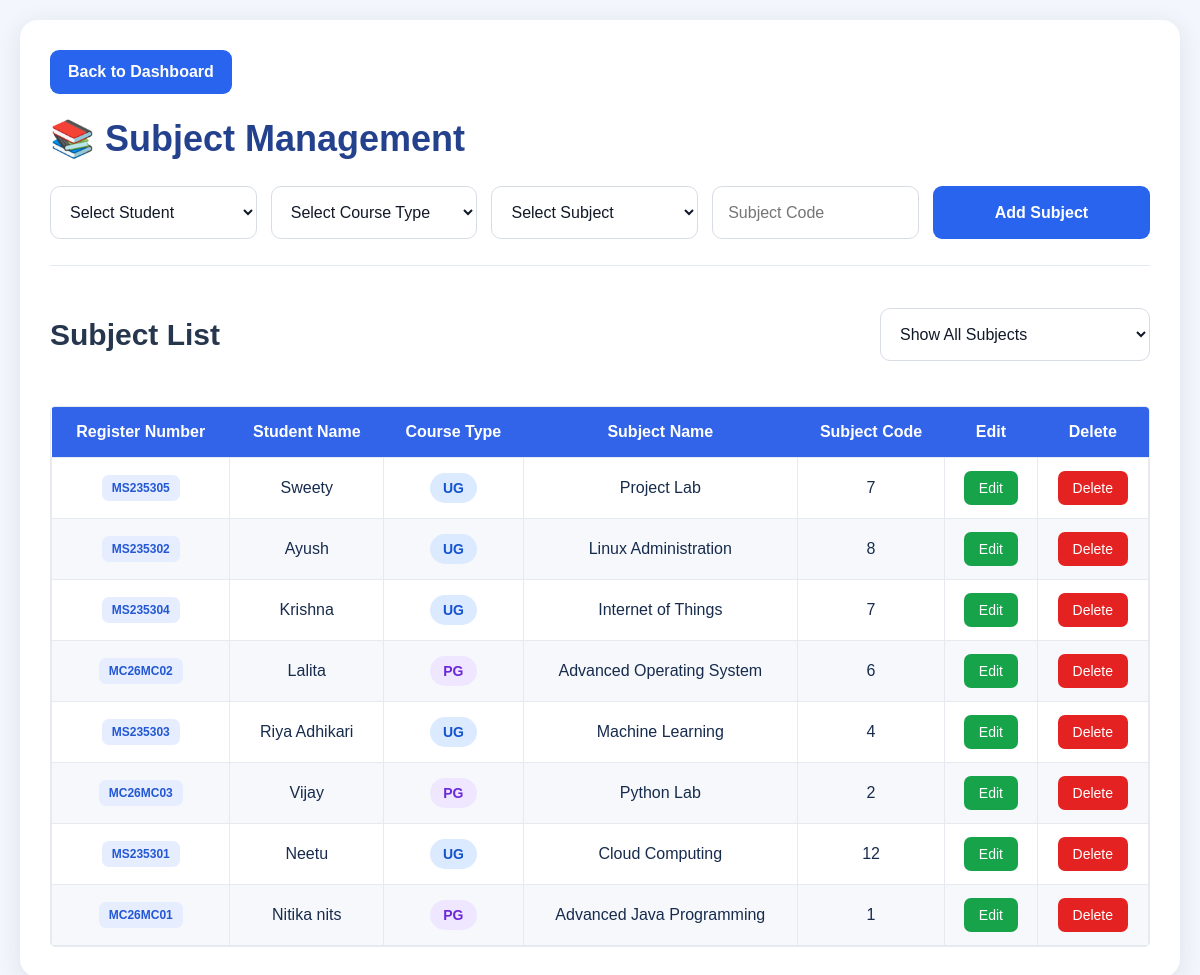
/subjects (signed in), run on the app's committed database.
### tables this page shows
CREATE TABLE subjects (
            id INTEGER PRIMARY KEY AUTOINCREMENT,
            student_name TEXT,
            subject_name TEXT NOT NULL,
            subject_code TEXT,
            course_type TEXT DEFAULT 'UG'
        );

CREATE TABLE students (
            id INTEGER PRIMARY KEY AUTOINCREMENT,
            name TEXT NOT NULL,
            email TEXT,
            course TEXT,
            semester TEXT,
            course_type TEXT DEFAULT 'UG'
        , student_code TEXT);

### app.py (the view, shortened to what this page needs)
@app.route("/subjects", methods=["GET", "POST"])
def subjects():
    conn = get_db()
    try:
        students_data = conn.execute("""
            SELECT
                id,
                name,
                email,
                course,
                semester,
                UPPER(TRIM(COALESCE(course_type, 'UG'))) AS course_type,
                student_code
            FROM students
            ORDER BY name
        """).fetchall()
        course_filter = valid_course_type(
            request.args.get("course_type")
        )
        if course_filter:
            subjects_data = conn.execute("""
                SELECT
                    sub.id,
                    sub.student_name,
                    sub.subject_name,
                    sub.subject_code,
                    UPPER(TRIM(COALESCE(sub.course_type, 'UG')))
                        AS course_type,
                    s.student_code
                FROM subjects AS sub
                LEFT JOIN students AS s
                    ON LOWER(TRIM(s.name)) =
                       LOWER(TRIM(sub.student_name))
                   AND UPPER(TRIM(COALESCE(s.course_type, 'UG'))) =
                       UPPER(TRIM(COALESCE(sub.course_type, 'UG')))
                WHERE UPPER(TRIM(COALESCE(sub.course_type, 'UG'))) = ?
                ORDER BY sub.id DESC
            """, (course_filter,)).fetchall()
        else:
            subjects_data = conn.execute("""
                SELECT
                    sub.id,
                    sub.student_name,
                    sub.subject_name,
                    sub.subject_code,
                    UPPER(TRIM(COALESCE(sub.course_type, 'UG')))
                        AS course_type,
                    s.student_code
                FROM subjects AS sub
                LEFT JOIN students AS s
                    ON LOWER(TRIM(s.name)) =
                       LOWER(TRIM(sub.student_name))
                   AND UPPER(TRIM(COALESCE(s.course_type, 'UG'))) =
                       UPPER(TRIM(COALESCE(sub.course_type, 'UG')))
                ORDER BY sub.id DESC
            """).fetchall()
        return render_template(
            "subjects.html",
            students=students_data,
            subjects=subjects_data,
            course_filter=course_filter
        )
    finally:
        conn.close()

### app.py (called while the page is built)
def get_db():
    conn = sqlite3.connect(DB_PATH)
    conn.row_factory = sqlite3.Row
    return conn

def valid_course_type(value):
    value = (value or "").strip().upper()
    return value if value in ("UG", "PG") else ""

@app.before_request
def teacher_only_access():
    if request.endpoint in ("login", "static"):
        return None
    if (
        session.get("role") != "teacher"
        or not session.get("user_id")
    ):
        session.clear()
        flash("Please log in using a teacher account.", "error")
        return redirect(url_for("login"))

### templates/subjects.html (shortened to what this page needs)
<!DOCTYPE html>
<html lang="en">
<head>
</head>
<body>
    <main class="container">
        <a href="{{ url_for('dashboard') }}" class="back-btn">
            Back to Dashboard
        </a>
        <h1>📚 Subject Management</h1>
        <form class="subject-form"
              method="POST"
              action="{{ url_for('subjects') }}">
            <select name="student_name" id="studentName" required>
                <option value="">Select Student</option>
            </select>
            <select name="course_type" id="courseType" required>
                <option value="">Select Course Type</option>
            </select>
            <select name="subject_name" id="subjectName" required>
                <option value="">Select Subject</option>
            </select>
            <input type="text"
                   name="subject_code"
                   placeholder="Subject Code"
                   maxlength="30"
                   required>
            <button type="submit" class="add-btn">
                 Add Subject
            </button>
        </form>
        <section class="list-section">
            <div class="list-heading">
                <h2>Subject List</h2>
                <select id="listFilter"
                        class="filter-select"
                        aria-label="Filter subjects">
                    <option value="ALL">Show All Subjects</option>
                </select>
            </div>
            <div class="table-wrapper">
                <table>
                    <thead>
                        <tr>
                            <th>Register Number</th>
                            <th>Student Name</th>
                            <th>Course Type</th>
                            <th>Subject Name</th>
                            <th>Subject Code</th>
                            <th>Edit</th>
                            <th>Delete</th>
                        </tr>
                    </thead>
                    <tbody id="subjectTableBody">
                        {% for subject in subjects %}
                        <tr data-course="{{ (subject['course_type'] or '')|upper }}">
                            <td>
                                <span class="student-code">
                                    {{ subject['student_code'] or 'Not assigned' }}
                                </span>
                            </td>
                            <td>{{ subject['student_name'] }}</td>
                            <td>
                                <span class="course-badge {{ 'pg' if (subject['course_type'] or '')|upper == 'PG' else 'ug' }}">
                                    {{ (subject['course_type'] or 'UG')|upper }}
                                </span>
                            </td>
                            <td>{{ subject['subject_name'] }}</td>
                            <td>{{ subject['subject_code'] }}</td>
                            <td>
                                <a class="action-btn edit-btn"
                                   href="{{ url_for('edit_subject', id=subject['id']) }}">
                                    Edit
                                </a>
                            </td>
                            <td>
                                <button type="button"
                                        class="action-btn delete-btn"
                                        data-url="{{ url_for('delete_subject', id=subject['id']) }}"
                                        data-name="{{ subject['subject_name'] }}"
                                        onclick="openDeleteModal(this.dataset.url, this.dataset.name)">
                                    Delete
                                </button>
                            </td>
                        </tr>
                        {% else %}
                        <tr>
                            <td colspan="7" class="empty-row">
                                No subjects added yet.
                            </td>
                        </tr>
                        {% endfor %}
                    </tbody>
                </table>
            </div>
        </section>
    </main>
</body>
</html>

### templates/subjects.html (style rules this page uses)
* { box-sizing: border-box; }
body { margin: 0; padding: 20px; background: #f3f6fc; color: #172b4d; font-family: Arial, Helvetica, sans-serif; }
.container { max-width: 1600px; margin: 0 auto; padding: 30px; background: #fff; border-radius: 18px; box-shadow: 0 5px 24px rgba(26, 43, 77, .10); }
.back-btn, .add-btn { display: inline-block; padding: 13px 18px; border: 0; border-radius: 9px; background: #2864ed; color: #fff; font-weight: 700; text-decoration: none; cursor: pointer; }
.back-btn { margin-bottom: 24px; }
h1 { margin: 0 0 26px; color: #24418e; font-size: clamp(26px, 3vw, 36px); }
.subject-form { display: grid; grid-template-columns: repeat(4, minmax(130px, 1fr)) minmax(150px, 1.05fr); gap: 14px; align-items: center; padding-bottom: 26px; border-bottom: 1px solid #e5eaf2; }
select, input { width: 100%; min-width: 0; height: 53px; padding: 0 15px; border: 1px solid #d7dce5; border-radius: 10px; background: #fff; color: #111827; font-size: 16px; outline: none; }
.add-btn { height: 53px; font-size: 16px; }
.list-heading { display: flex; justify-content: space-between; align-items: center; gap: 20px; margin: 42px 0 45px; }
.list-heading h2 { margin: 0; color: #26364c; font-size: 30px; }
.filter-select { max-width: 270px; }
.table-wrapper { width: 100%; overflow-x: auto; border: 1px solid #e7ebf0; border-radius: 5px; }
table { width: 100%; min-width: 900px; border-collapse: collapse; text-align: center; }
thead { background: #3264e9; color: white; }
th { padding: 16px 12px; font-size: 16px; white-space: nowrap; }
td { padding: 13px 12px; border: 1px solid #e6eaf0; color: #172b4d; font-size: 16px; }
tbody tr:nth-child(even) { background: #f6f8fb; }
.student-code { display: inline-block; padding: 6px 10px; border-radius: 7px; background: #e5edff; color: #2458d3; font-size: 12px; font-weight: 700; white-space: nowrap; }
.course-badge { display: inline-block; min-width: 46px; padding: 7px 13px; border-radius: 20px; font-size: 14px; font-weight: 700; }
.course-badge.ug { background: #dbeafe; color: #1554cf; }
.course-badge.pg { background: #eee7ff; color: #6d28d9; }
.action-btn { display: inline-block; padding: 9px 15px; border: 0; border-radius: 7px; color: #fff; text-decoration: none; font-size: 14px; cursor: pointer; }
.edit-btn { background: #16a34a; }
.delete-btn { background: #e52222; }

### data on the page
subjects: student_code "MS235305", student_name "Sweety", course_type "UG", subject_name "Project Lab", subject_code "7"
subjects: student_code "MS235302", student_name "Ayush", course_type "UG", subject_name "Linux Administration", subject_code "8"
subjects: student_code "MS235304", student_name "Krishna", course_type "UG", subject_name "Internet of Things", subject_code "7"
subjects: student_code "MC26MC02", student_name "Lalita", course_type "PG", subject_name "Advanced Operating System", subject_code "6"
subjects: student_code "MS235303", student_name "Riya Adhikari", course_type "UG", subject_name "Machine Learning", subject_code "4"
subjects: student_code "MC26MC03", student_name "Vijay", course_type "PG", subject_name "Python Lab", subject_code "2"
subjects: student_code "MS235301", student_name "Neetu", course_type "UG", subject_name "Cloud Computing", subject_code "12"
subjects: student_code "MC26MC01", student_name "Nitika nits", course_type "PG", subject_name "Advanced Java Programming", subject_code "1"
